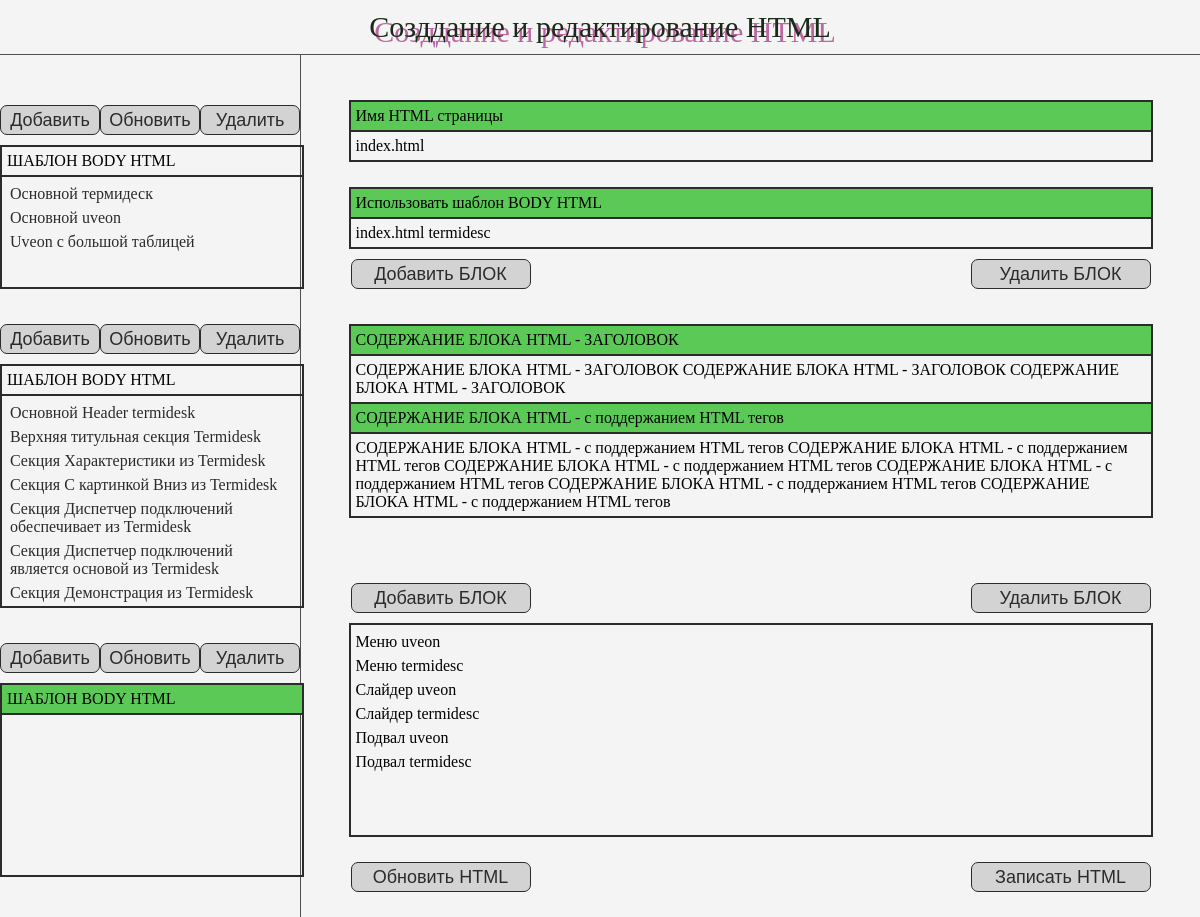
The app's page /htmles/ with its own data.
### backend/models.py (models this page shows)
class BodyTemplate(models.Model):
    name = models.CharField(max_length=400)
    temp_body_id = models.CharField(max_length=500)
    text = models.TextField(null=True)

class DivSTemplate(models.Model):
    name = models.CharField(max_length=400)
    temp_body_id = models.CharField(max_length=500)
    header = models.TextField(null=True)
    text = models.TextField(null=True)

### backend/views.py (the view)
# urls.py: path('htmles/', views.index_htmles),
def index_htmles(request):
    body, dives, htmles = return_all_object()
    return render(request, 'htmles/index.html', {'bodys': body, 'dives': dives, 'htmles': htmles})

### backend/services.py (called while the page is built)
def return_all_object():
    body = BodyTemplate.objects.all()
    dives = DivSTemplate.objects.all()
    htmles = HTMLTemplate.objects.all()
    return body, dives, htmles

### templates/htmles/index.html (shortened to what this page needs)
<!DOCTYPE html>
{% load static %}
<html lang="en">
<head>
    <link rel="stylesheet" href='{% static "css/htmles.css" %}' type="text/css">
</head>
<body class="htmles">
    <header>
        <div class="header_block"><span>Созддание и редактирование HTML</span></div>
    </header>
    <section class="htmles_all d-flex">
        <div class="htmles_all_left">
            <div class="template_block_body block_item">
                <div class="template_block_body_top d-flex block_item_top">
                    <button><a href="/bodys/create/1" id="bodys">Добавить</a></button>
                    <button><a href="/bodys/1" id="bodys-update">Обновить</a></button>
                    <button id="del-bodys" type="submit" data-bodys="">Удалить</button>
                </div>
                <div class="template_block_body_bottom block_item_bottom">
                    <div class="template_block_body_bottom_top block_item_bottom_top">
                        Шаблон BODY HTML
                    </div>
                    <div class="template_block_body_bottom_all block_item_bottom_all">
                        {% if bodys.count > 0 %}
                            {% for body in bodys %}
                                <div data-bodys="{{ body.id }}" class="item item-body">{{ body.name }}</div>
                            {% endfor %}
                        {% endif %}
                    </div>
                </div>
            </div>
            <div class="template_block_div block_item">
                <div class="template_block_div_top d-flex block_item_top">
                    <button><a href="/dives/create/1" id="dives">Добавить</a></button>
                    <button><a href="/dives/1" id="dives-update">Обновить</a></button>
                    <button id="del-dive" type="submit" data-dive="">Удалить</button>
                </div>
                <div class="template_block_div_bottom block_item_bottom">
                    <div class="template_block_div_bottom_top block_item_bottom_top">
                        Шаблон BODY HTML
                    </div>
                    <div class="template_block_div_bottom_all block_item_bottom_all">
                        {% if dives.count > 0 %}
                            {% for dive in dives %}
                                <div data-dive="{{ dive.id }}" class="item item-dive">{{ dive.name }}</div>
                            {% endfor %}
                        {% endif %}
                    </div>
                </div>
            </div>
            <div class="template_block_html block_item">
                <div class="template_block_html_top d-flex block_item_top">
                    <button><a href="/htmles/create/1" id="htmles">Добавить</a></button>
                    <button><a href="/htmles/1" id="htmles-update">Обновить</a></button>
                    <button id="del-htmle" type="submit" data-htmle="">Удалить</button>
                </div>
                <div class="template_block_html_bottom block_item_bottom">
                    <div class="template_block_html_bottom_top block_item_bottom_top active">
                        Шаблон BODY HTML
                    </div>
                    <div class="template_block_html_bottom_all block_item_bottom_all">
                    </div>
                </div>
            </div>
        </div>
        <div class="htmles_all_right">
            <div class="htmles_all_right_block">
                <div class="htmles_all_right_block_content">
                    <div class="htmles_all_right_block_top active">
                        Имя HTML страницы
                    </div>
                    <div class="htmles_all_right_block_all">
                        index.html
                    </div>
                </div>
            </div>
            <div class="htmles_all_right_block">
                 <div class="htmles_all_right_block_content">
                    <div class="htmles_all_right_block_top active">
                        Использовать шаблон BODY HTML
                    </div>
                    <div class="htmles_all_right_block_all">
                        index.html termidesc
                    </div>
                </div>
                <div class="htmles_all_right_block_top_b d-flex">
                    <button>Добавить БЛОК</button>
                    <button>Удалить БЛОК</button>
                </div>
            </div>
            <div class="htmles_all_right_block center-div">
                <div class="htmles_all_right_block_content">
                    <div class="htmles_all_right_block_top active">
                        СОДЕРЖАНИЕ БЛОКА HTML - ЗАГОЛОВОК
                    </div>
                    <div class="htmles_all_right_block_all" style="border-bottom: 2px solid #2b2b2b">
                        СОДЕРЖАНИЕ БЛОКА HTML - ЗАГОЛОВОК СОДЕРЖАНИЕ БЛОКА HTML - ЗАГОЛОВОК СОДЕРЖАНИЕ БЛОКА HTML - ЗАГОЛОВОК
                    </div>
                    <div class="htmles_all_right_block_top active">
                        СОДЕРЖАНИЕ БЛОКА HTML - с поддержанием HTML тегов
                    </div>
                    <div class="htmles_all_right_block_all">
                        СОДЕРЖАНИЕ БЛОКА HTML - с поддержанием HTML тегов СОДЕРЖАНИЕ БЛОКА HTML - с поддержанием HTML тегов
                        СОДЕРЖАНИЕ БЛОКА HTML - с поддержанием HTML тегов СОДЕРЖАНИЕ БЛОКА HTML - с поддержанием HTML тегов
                        СОДЕРЖАНИЕ БЛОКА HTML - с поддержанием HTML тегов СОДЕРЖАНИЕ БЛОКА HTML - с поддержанием HTML тегов
                    </div>
                </div>
            </div>
            <div class="htmles_all_right_block">
                <div class="htmles_all_right_block_top_b d-flex">
                    <button>Добавить БЛОК</button>
                    <button>Удалить БЛОК</button>
                </div>
                <div class="htmles_all_right_block_content">
                    <div class="htmles_all_right_block_all scroll" style="height: 200px">
                        <span>Меню uveon</span>
                        <span>Меню termidesc</span>
                        <span>Слайдер uveon</span>
                        <span>Слайдер termidesc</span>
                        <span>Подвал uveon</span>
                        <span>Подвал termidesc</span>
                    </div>
                </div>
            </div>
            <div class="htmles_all_right_block d-flex" style="max-width: 800px; margin: 0 auto;justify-content: space-between">
                <button type="submit" value="send">Обновить HTML</button>
                <button type="button" id="write">Записать HTML</button>
            </div>
        </div>
    </section>
</body>
</html>

### static/css/htmles.css (style rules this page uses)
body { background-color: #f4f4f4; margin: 0; padding: 0; }
.d-flex { display: flex; }
.active { background-color: #5ac955; }
.center-div { margin-bottom: 55px !important; }
.scroll { overflow-y: scroll; }
.htmles header { width: 100%; padding: 5px 0; border-bottom: 1px solid #4f4f4f; }
.htmles header .header_block { max-width: fit-content; width: 100%; margin: 5px auto; }
.htmles header .header_block span { display: block; font-size: 30px; color: #1b2b1a; text-shadow: 5px 5px 0 #bd68a4; }
.htmles_all { width: 100%; height: 100%; }
.htmles_all_left { width: 25%; height: auto; padding-top: 15px; padding-bottom: 15px; border-right: 1px solid #4f4f4f; }
.htmles_all_right { width: 75%; height: 100%; }
.htmles_all_left .block_item { margin-left: auto; margin-right: auto; height: auto; max-width: 400px; width: 100%; }
.block_item .block_item_top { justify-content: space-between; padding: 10px 0; }
.block_item .block_item_top button { display: flex; width: 120px; height: 30px; border-radius: 7px; background-color: #d4d3d3; color: #2b2b2b; font-size: 18px; border: 1px solid #2b2b2b; align-items: center; justify-content: center; cursor: pointer; transition: all 0.3s ease-in-out; }
.block_item .block_item_top button a { color: #2b2b2b; text-decoration: none; }
.block_item .block_item_bottom { width: 100%; height: auto; border: 2px solid #2b2b2b; }
.block_item .block_item_bottom .block_item_bottom_top { padding: 5px 5px; height: auto; text-transform: uppercase; border-bottom: 2px solid #2b2b2b; }
.block_item .block_item_bottom .block_item_bottom_all { padding: 5px 5px; }
.block_item .block_item_bottom .block_item_bottom_all .item { text-decoration: none; color: #2b2b2b; font-size: 16px; display: block; padding: 3px; cursor: pointer; transition: all 0.3s ease-in-out; }
.template_block_body { margin-top: 25px; margin-bottom: 25px; }
.template_block_body .template_block_body_bottom .template_block_body_bottom_all { height: 100px; overflow-y: scroll; }
.template_block_div { margin-bottom: 25px; }
.template_block_div .template_block_div_bottom .template_block_div_bottom_all { height: 200px; overflow-y: scroll; }
.template_block_html { margin-bottom: 25px; }
.template_block_html .template_block_html_bottom .template_block_html_bottom_all { height: 150px; overflow-y: scroll; }
.htmles_all_right { padding: 45px 15px 15px 15px; }
.htmles_all_right .htmles_all_right_block { margin-bottom: 25px; }
.htmles_all_right .htmles_all_right_block:last-child { margin-bottom: 0; }
.htmles_all_right_block_content { border: 2px solid #2b2b2b; max-width: 800px; width: 100%; height: auto; margin-left: auto; margin-right: auto; }
.htmles_all_right_block_top { padding: 5px 5px; height: auto; border-bottom: 2px solid #2b2b2b }
.htmles_all_right_block_all { padding: 5px 5px; }
.htmles_all_right_block_all span { display: block; cursor: pointer; padding: 3px 0; transition: all 0.3s ease-in-out; }
.htmles_all_right_block_top_b { justify-content: space-between; padding: 10px 0; max-width: 800px; width: 100%; margin-left: auto; margin-right: auto; }
.htmles_all_right .htmles_all_right_block button { display: flex; width: 180px; height: 30px; border-radius: 7px; background-color: #d4d3d3; color: #2b2b2b; font-size: 18px; border: 1px solid #2b2b2b; align-items: center; justify-content: center; cursor: pointer; transition: all 0.3s ease-in-out; }

### records on screen
BodyTemplate: name "Основной термидеск"
BodyTemplate: name "Основной uveon"
BodyTemplate: name "Uveon с большой таблицей"
DivSTemplate: name "Основной Header termidesk"
DivSTemplate: name "Верхняя титульная секция Termidesk"
DivSTemplate: name "Секция Характеристики из Termidesk"
DivSTemplate: name "Секция С картинкой Вниз из Termidesk"
DivSTemplate: name "Секция Диспетчер подключений обеспечивает из Termidesk"
DivSTemplate: name "Секция Диспетчер подключений является основой из Termidesk"
DivSTemplate: name "Секция Демонстрация из Termidesk"
